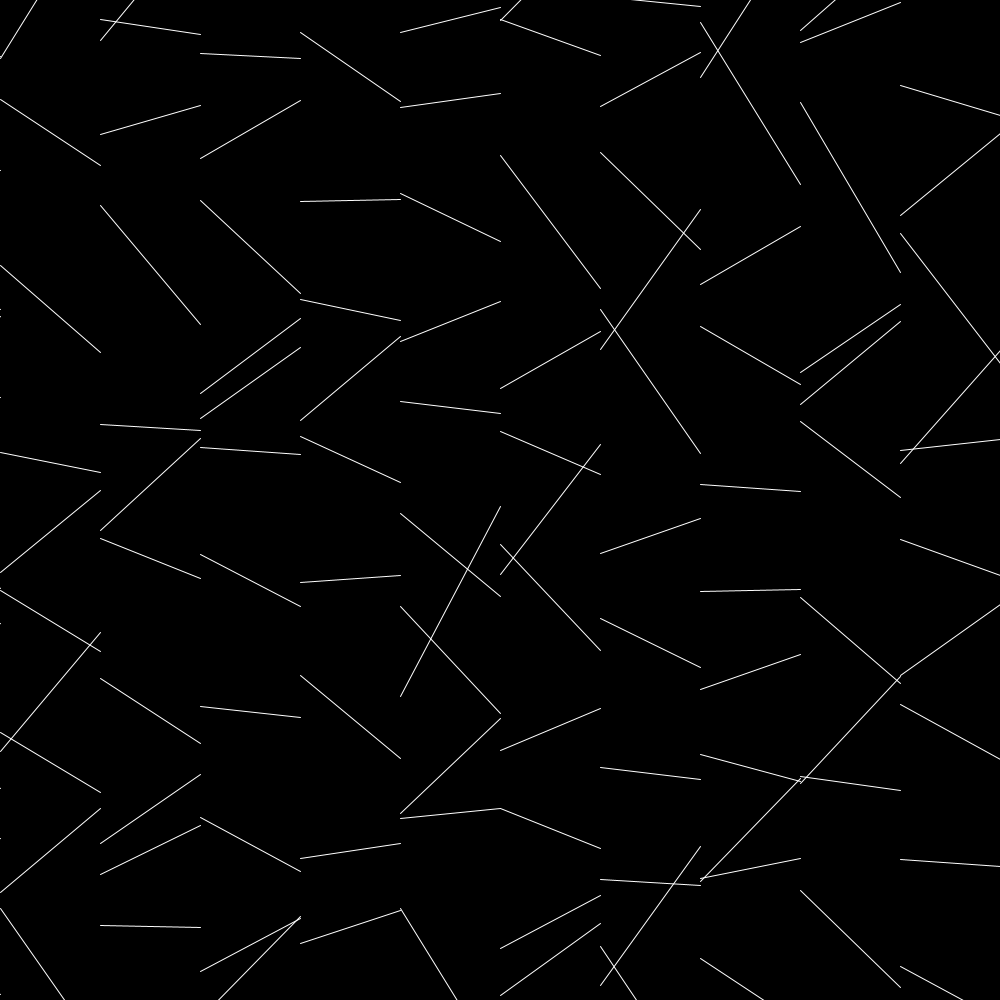
Frame 1 (no input)
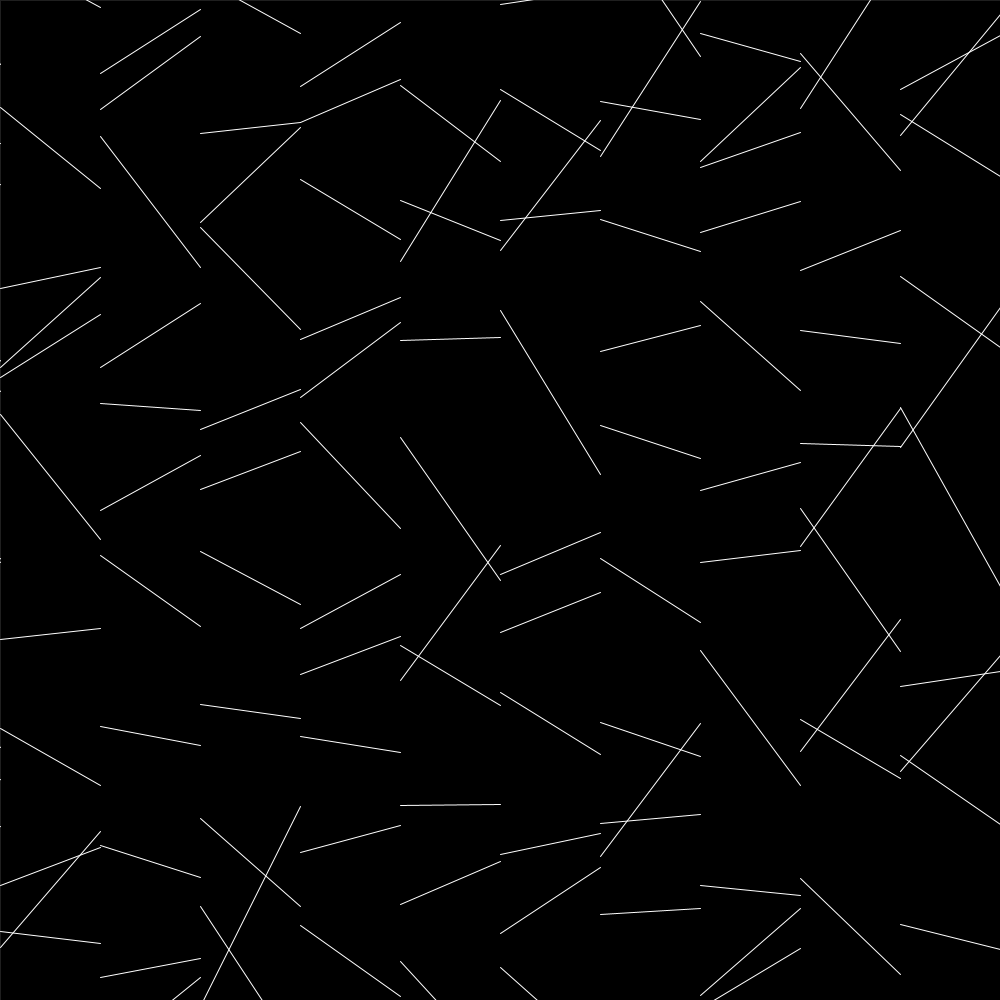
Frame 60 (the mouse pressed at the canvas centre just before this capture)
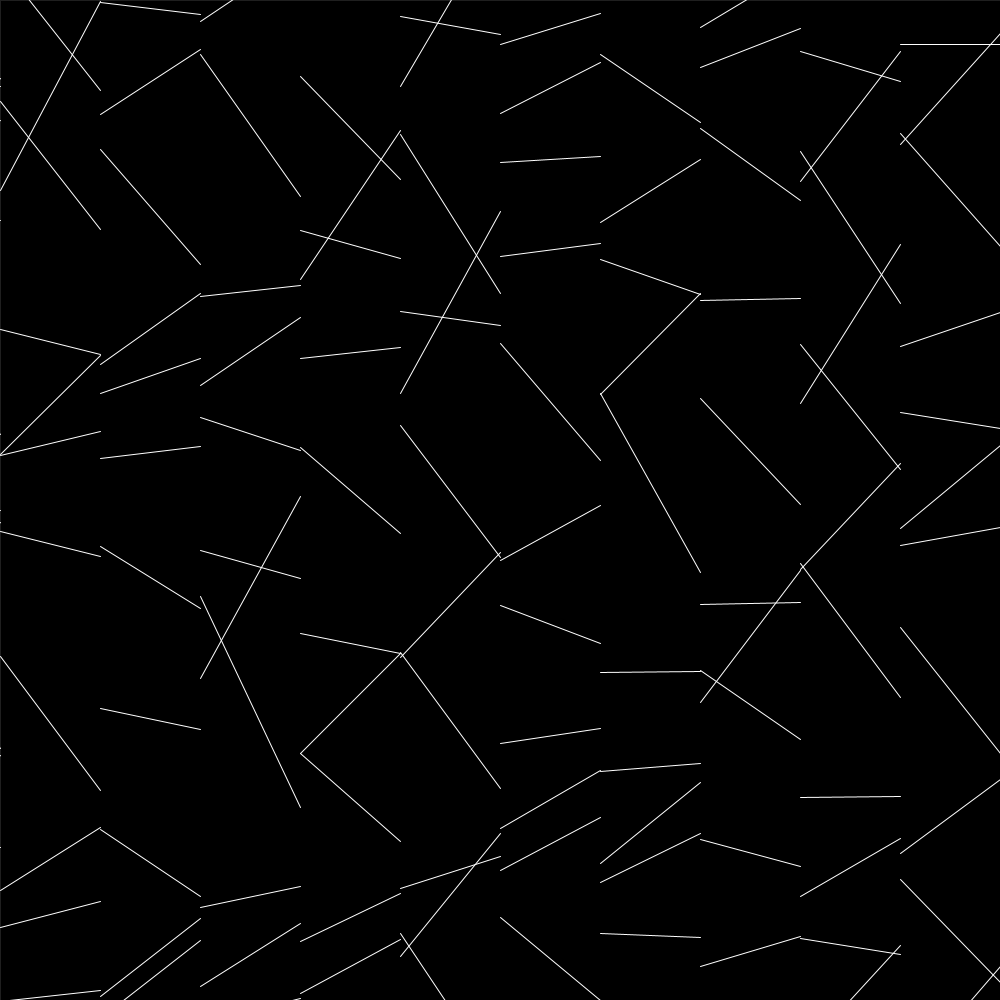
Frame 120 (the mouse held since frame 60 and released just before this capture)

The Processing sketch that drew these frames (run headless with seeded random() and noise(); from frame 60 on, the mouse is pressed at the canvas centre):

// Processing sketch: rippleExperiment
// ── rippleExperiment.pde
int spacing = 100;
int heightChange;


void setup() {
  size(1000, 1000);
  background(0);
}

void draw() {
  strokeWeight(0);
  fill(0);
  rect(0, 0, width, height);
  stroke(255);
  strokeWeight(1);
  for (int i = 0; i <= width + spacing; i += spacing) {
    int preX = i - spacing;
    for (int i2 = 0; i2 <= height + spacing; i2 += spacing) {
      int heightChange1 = heightChange;
      int heightChange2 = round(random(-10, 10));
      heightChange2 += round(random(-100, 100));
      //rect(i, width/2 + heightChange2, 10, 10);
      line(i, i2 + heightChange2, preX, i2 + heightChange1);
      heightChange = heightChange2;
    }
  }
  delay(60);
}
